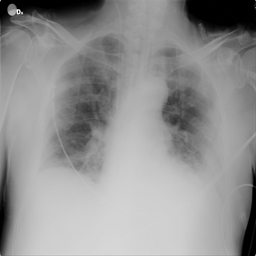
#> input picture Dataset/COVID/COVID (1).png, 256 x 256 px, found by its file name; its folder holds only this picture in this run
$ jupyter execute --allow-errors ass1-new.ipynb
#> lines starting #> are read from the running program, lines starting #| are printed output that depends on the picture
[cell 1]
import cv2
import numpy as np
import os
import pandas as pd

[cell 2]
def turn_images_to_array(dir_name, my_data):

#> called with dir_name = 'dataset/COVID'
    for i in os.listdir(dir_name):
        img_load = cv2.imread(dir_name+'/'+i)  # loading the image from directory
#> img_load is the input picture: shape (256, 256, 3); min 0, max 255, mean 145.9
        img=cv2.cvtColor(img_load, cv2.COLOR_BGR2GRAY) # reduce depth to 1 from 3
        smaller_image = cv2.resize(img, (32, 32), interpolation=cv2.INTER_CUBIC)  # resize the image
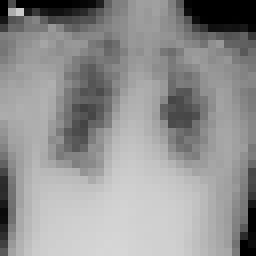
#> smaller_image: shape (32, 32) (shown 8 times larger); min 0, max 214, mean 146
        #canny_edges = cv2.Canny(smaller_image,100,200)
        img = smaller_image.astype(np.float32)  # convert resized image to float array
#> img: shape (32, 32) float32
        data1 = [img, i[0],[]] # img->image array i[0]->type []->nearest neighbors
        my_data.append(data1)  # collect all datas in a array

    return my_data

def calculateDistance(test,train):
    # Calculates Manhattan distance between test and train matrices
    a = abs(test.flatten()-train.flatten())
    x = sum(a)
    return x

def checkTypeOfImage(index):
    #returns type of the image at given index
    return df.loc[index,"type"]


def predictedType_KNN(test_index):
    covid = 0  # number of covids in the nearest to test data
    normal = 0
    viral = 0
    for t in df.loc[test_index,"nearestNeighbors"]:
        if checkTypeOfImage(t) == 'N':
            normal+=1
        elif checkTypeOfImage(t) == 'C':
            covid+=1
        elif checkTypeOfImage(t) == 'V':
            viral+=1
    result = max(covid,viral,normal)
    # returns result according to maximum
    if result == covid:
        return 'C'
    elif result == normal:
        return 'N'
    else:
        return 'V'

def weightedKNN_predictedType(test_index):
    covid = 0  # sum of distances of covids in the nearest to test data
    normal = 0
    viral = 0
    for neighbor_index in df.loc[test_index,"nearestNeighbors"]:
        if checkTypeOfImage(neighbor_index) == 'N':
            normal += distancesMatrix[test_index,neighbor_index]
        elif checkTypeOfImage(neighbor_index) == 'C':
            covid += distancesMatrix[test_index,neighbor_index]
        elif checkTypeOfImage(neighbor_index) == 'V':
            viral += distancesMatrix[test_index,neighbor_index]
    a = []
    if covid != 0:
        a.append(covid)
    if viral != 0:
        a.append(viral)
    if normal != 0:
        a.append(normal)
    result = min(a)
    # returns result according to minimum distance
    if result == covid:
        return 'C'
    elif result == normal:
        return 'N'
    else:
        return 'V'

[cell 3]
data_array = []
# converts images to 32x32 array
data_array = turn_images_to_array('dataset/COVID',data_array)
#> data_array = 1 item
#> (the rest of this cell did not finish here and is left out)

data_array = turn_images_to_array('dataset/NORMAL', data_array)

[cell 4]
# collects all data into df Dataframe (array of image, its type and its nearest neighbors)
# Nearest neighbors are empty, at first
df = pd.DataFrame(data_array,columns=["image","type","nearestNeighbors"])
#> df = table of 1 rows and 3 columns
df = df.sample(frac=1).reset_index(drop=True)  # Shuffle the data for k-fold cross validation

[cell 5]
k = 7 # this is the 5 nearest neighbor algorithm
k_fold = 10 # data will split into 10 parts (1/10 -> test)
fold_size = int(len(df)/k_fold)  # size of each fold
#> fold_size = 0

[cell 6]
distancesMatrix = np.ones((len(df),len(df))) # matrix that keeps distance between all data
#> distancesMatrix = [1]
for i in range(len(df)):
    for j in range(i,len(df)):
        distance = calculateDistance(df.loc[i,"image"],df.loc[j,"image"])
        distancesMatrix[i,j] = distance
        distancesMatrix[j,i] = distance
#> this loop made 1 pass
#> after the loop, distancesMatrix = [0]

[cell 7]
sum_of_knn_accurracies = 0
#> sum_of_knn_accurracies = 0
sum_of_weightedKnn_accurracies = 0

#> (the rest of this cell did not finish here and is left out)


$ run again, on Dataset/COVID/COVID (12).png
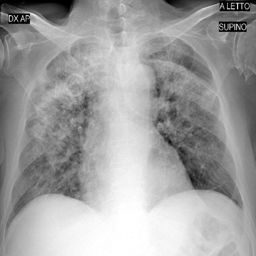
#> input picture Dataset/COVID/COVID (12).png, 256 x 256 px, found by its file name
#> in turn_images_to_array, img_load is the input picture: shape (256, 256, 3); min 0, max 255, mean 159.8
#> in turn_images_to_array, `smaller_image = cv2.resize(img, (32, 32), interpolation=cv2.INTER_CUBIC)`:
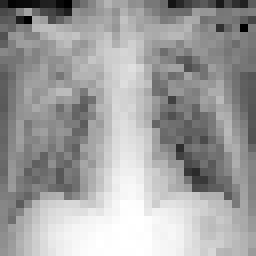
#> smaller_image: shape (32, 32) (shown 8 times larger); min 0, max 255, mean 160.3
#> data_array = 1 item
#> df = table of 1 rows and 3 columns
#> fold_size = 0
#> `distancesMatrix = np.ones((len(df),len(df)))`: distancesMatrix = [1]
#> the loop `for i in range(len(df)):` made 1 pass
#> after the loop `for i in range(len(df)):`: distancesMatrix = [0]
#> sum_of_knn_accurracies = 0

$ run again, on Dataset/COVID/COVID (13).png
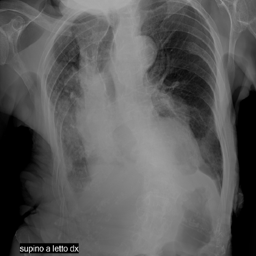
#> input picture Dataset/COVID/COVID (13).png, 256 x 256 px, found by its file name
#> in turn_images_to_array, img_load is the input picture: shape (256, 256, 3); min 0, max 230, mean 90.3
#> in turn_images_to_array, `smaller_image = cv2.resize(img, (32, 32), interpolation=cv2.INTER_CUBIC)`:
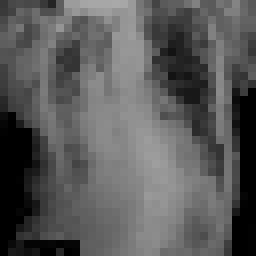
#> smaller_image: shape (32, 32) (shown 8 times larger); min 0, max 169, mean 89.4
#> data_array = 1 item
#> df = table of 1 rows and 3 columns
#> fold_size = 0
#> `distancesMatrix = np.ones((len(df),len(df)))`: distancesMatrix = [1]
#> the loop `for i in range(len(df)):` made 1 pass
#> after the loop `for i in range(len(df)):`: distancesMatrix = [0]
#> sum_of_knn_accurracies = 0

$ run again, on Dataset/COVID/COVID (14).png
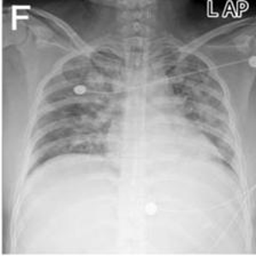
#> input picture Dataset/COVID/COVID (14).png, 256 x 256 px, found by its file name
#> in turn_images_to_array, img_load is the input picture: shape (256, 256, 3); min 0, max 255, mean 170.4
#> in turn_images_to_array, `smaller_image = cv2.resize(img, (32, 32), interpolation=cv2.INTER_CUBIC)`:
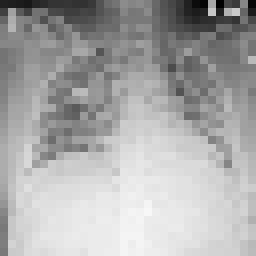
#> smaller_image: shape (32, 32) (shown 8 times larger); min 0, max 247, mean 168.8
#> data_array = 1 item
#> df = table of 1 rows and 3 columns
#> fold_size = 0
#> `distancesMatrix = np.ones((len(df),len(df)))`: distancesMatrix = [1]
#> the loop `for i in range(len(df)):` made 1 pass
#> after the loop `for i in range(len(df)):`: distancesMatrix = [0]
#> sum_of_knn_accurracies = 0

$ run again, on Dataset/COVID/COVID (10).png
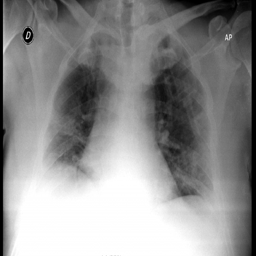
#> input picture Dataset/COVID/COVID (10).png, 256 x 256 px, found by its file name
#> in turn_images_to_array, img_load is the input picture: shape (256, 256, 3); min 0, max 255, mean 142.6
#> in turn_images_to_array, `smaller_image = cv2.resize(img, (32, 32), interpolation=cv2.INTER_CUBIC)`:
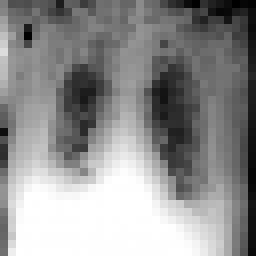
#> smaller_image: shape (32, 32) (shown 8 times larger); min 0, max 255, mean 143.7
#> data_array = 1 item
#> df = table of 1 rows and 3 columns
#> fold_size = 0
#> `distancesMatrix = np.ones((len(df),len(df)))`: distancesMatrix = [1]
#> the loop `for i in range(len(df)):` made 1 pass
#> after the loop `for i in range(len(df)):`: distancesMatrix = [0]
#> sum_of_knn_accurracies = 0
